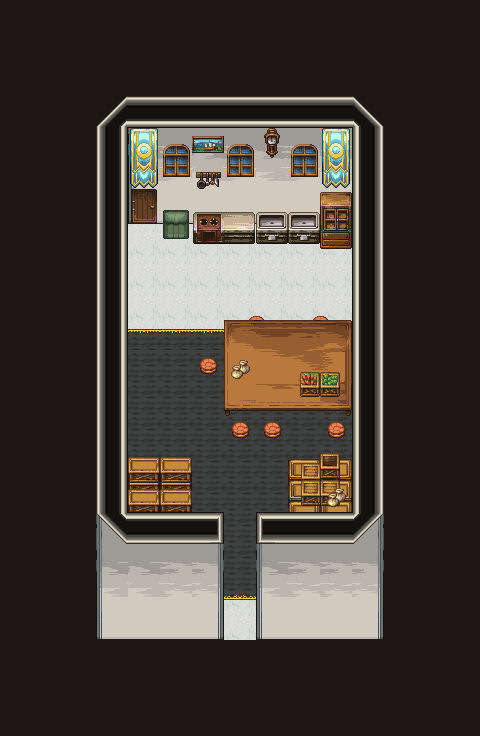

This is a level from a 2D game, rendered from its Tiled map with the project's own tilesets. A one-line summary and the map file follow, with tile-layer data summarised:
An orthogonal 15x23 tile map with 32x32 px tiles, 11 tile layers (black, floor, carpet, wall1, ...).

<map version="1.9" tiledversion="1.9.1" orientation="orthogonal" renderorder="right-down" width="15" height="23" tilewidth="32" tileheight="32" infinite="0" nextlayerid="12" nextobjectid="1">
  <tileset firstgid="1" source="../21_tsx/Church_town.tsx" />
  <layer id="5" name="black" width="15" height="23">
    <data>[345 cells, 2 non-empty, 1 distinct tile ids]</data>
  </layer>
  <layer id="1" name="floor" width="15" height="23">
    <data>[345 cells, 132 non-empty, 1 distinct tile ids]</data>
  </layer>
  <layer id="9" name="carpet" width="15" height="23">
    <data>[345 cells, 51 non-empty, 3 distinct tile ids]</data>
  </layer>
  <layer id="3" name="wall1" width="15" height="23">
    <data>[345 cells, 80 non-empty, 25 distinct tile ids]</data>
  </layer>
  <layer id="8" name="shadow" width="15" height="23">
    <data>[345 cells, 0 non-empty, 0 distinct tile ids]</data>
  </layer>
  <layer id="6" name="furniture1" width="15" height="23">
    <data>[345 cells, 26 non-empty, 18 distinct tile ids]</data>
  </layer>
  <layer id="7" name="furniture2" width="15" height="23">
    <data>[345 cells, 41 non-empty, 28 distinct tile ids]</data>
  </layer>
  <layer id="10" name="chara" width="15" height="23">
    <data>[345 cells, 0 non-empty, 0 distinct tile ids]</data>
  </layer>
  <layer id="11" name="furniture3" width="15" height="23">
    <data>[345 cells, 8 non-empty, 7 distinct tile ids]</data>
  </layer>
  <layer id="4" name="wall2" width="15" height="23">
    <data>[345 cells, 8 non-empty, 6 distinct tile ids]</data>
  </layer>
  <layer id="2" name="black" width="15" height="23">
    <data>[345 cells, 192 non-empty, 1 distinct tile ids]</data>
  </layer>
</map>
